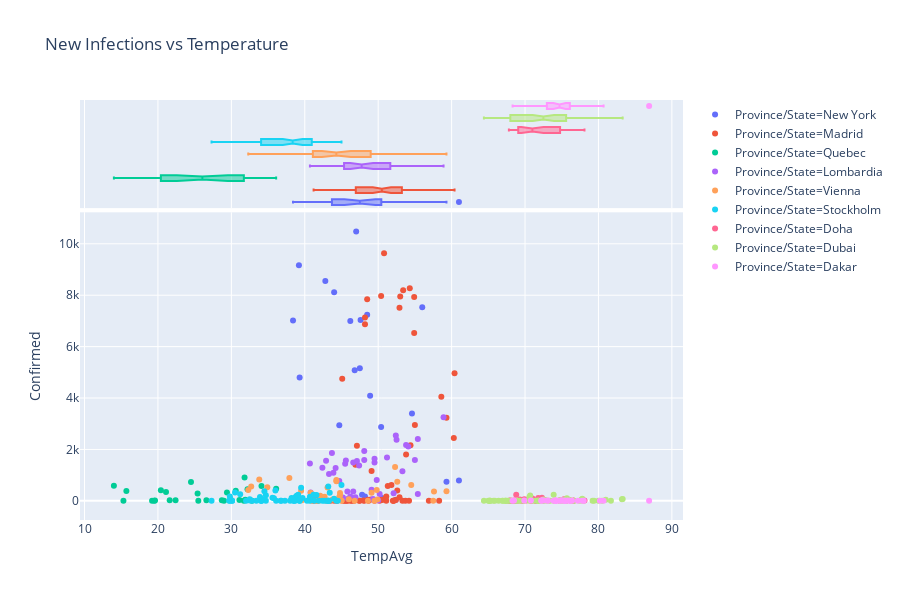

Notebook code for this chart:
### Markdown cell above
Now it's time to begin to explore the relationship between the temperature and the number of new cases. Fig. _New Infections vs Temperature_ shows that the greatest number of infections occurs in cities with a mean temperature between $40$ and $60^o F$. This is the case of New York, Madrid, and Lombardia with a median temperature of $47.5^o F$, $50.5^o F$ and $47.75^o F$ respectively.     
Note that for temperatures over $65^o F$ the numbers of infections seems to be very low in comparison with the other regions with lowest temperatures. Also, as we advertise previously, Quebec is the province with the lowest temperature, and also seems to has a low number of new infections in comparison with the regions with temperatures between $40$ and $60^o F$, but more than those regions with high temperatures.
> Even when this is not concluded, we can hypothesize that if the temperature has an impact on the spread of the Coronavirus, then:
1. The spread is reduced significatively when the temperature is over $\approx 65^o F$.
2. It's more probable to have more infections when the temperature varies between $40$ and $60^o F$ approximately.
3. For temperatures under the $\approx 35^o F$, the spread seems to be less than when the temperature is between $40$ and $60^o F$ but greater than for regions with temperatures over $65^o F$. In resume, the cold seems to be a factor that impacts the spread of the virus but less than hight temperatures.

### Code cell
# Scatterplot between the Average Temperature and the number of Cases by Province/State
px.scatter(covid_weather, x="TempAvg", y="Confirmed", color="Province/State",
                 marginal_y=None, marginal_x="box", trendline="o",
          title='New Infections vs Temperature')

### Figure 1 — Plotly figure (JSON) as saved in the notebook; plotly's stock layout.template omitted (floating-point values rounded to 4 significant figures)
{"data": [{"hoverlabel": {"namelength": 0}, "hovertemplate": "Province/State=New York<br>TempAvg=%{x}<br>Confirmed=%{y}", "legendgroup": "Province/State=New York", "marker": {"color": "#636efa", "symbol": "circle"}, "mode": "markers", "name": "Province/State=New York", "showlegend": true, "type": "scatter", "x": [48.2, 52.4, 50.5, 44.8, 41.6, 41, 47.8, 59.3, 61, 50.4, 44.7, 54.6, 48.9, 46.8, 39.3, 47.5, 47.6, 46.2, 56, 48.5, 38.4, 39.2, 44, 42.8, 47], "xaxis": "x", "y": [173, 47, 108, 93, 104, 207, 235, 739, 789, 2870, 2945, 3400, 4090, 5084, 4797, 5160, 7036, 6999, 7534, 7238, 7015, 9170, 8115, 8558, 10481], "yaxis": "y"}, {"alignmentgroup": "True", "hoverlabel": {"namelength": 0}, "hovertemplate": "Province/State=New York<br>TempAvg=%{x}", "legendgroup": "Province/State=New York", "marker": {"color": "#636efa", "symbol": "circle"}, "name": "Province/State=New York", "notched": true, "offsetgroup": "Province/State=New York", "showlegend": false, "type": "box", "x": [48.2, 52.4, 50.5, 44.8, 41.6, 41, 47.8, 59.3, 61, 50.4, 44.7, 54.6, 48.9, 46.8, 39.3, 47.5, 47.6, 46.2, 56, 48.5, 38.4, 39.2, 44, 42.8, 47], "xaxis": "x2", "yaxis": "y2"}, {"hoverlabel": {"namelength": 0}, "hovertemplate": "Province/State=New York", "legendgroup": "Province/State=New York", "marker": {"color": "#636efa", "symbol": "circle"}, "mode": "lines", "name": "Province/State=New York", "showlegend": false, "type": "scatter", "xaxis": "x", "yaxis": "y"}, {"hoverlabel": {"namelength": 0}, "hovertemplate": "Province/State=Madrid<br>TempAvg=%{x}<br>Confirmed=%{y}", "legendgroup": "Province/State=Madrid", "marker": {"color": "#EF553B", "symbol": "circle"}, "mode": "markers", "name": "Province/State=Madrid", "showlegend": true, "type": "scatter", "x": [45.2, 45.4, 43.5, 41.7, 52.1, 53.7, 51.1, 54.2, 56.9, 53.3, 52, 50.2, 45.9, 41.2, 44.4, 44, 46.7, 48.1, 46.4, 49.5, 52.1, 47.5, 45.7, 48.7, 47.4, 46.3, 45.6, 44.4, 48, 48.6, 50.5, 50.5, 49, 52.4, 52.9, 51, 51.1, 52.6, 51.8, 51.3, 58.3, 55, 49.1, 46.9, 47.1, 53.8, 54.4, 58.6, 60.3, 60.4, 59.3, 54.9, 45.1, 50.8, 54.3, 54.9, 52.9, 48.2, 48.5, 50.4, 53.4, 53, 48.2], "xaxis": "x", "y": [1, 0, 0, 0, 0, 0, 0, 0, 1, 0, 0, 0, 0, 0, 0, 0, 0, 0, 0, 0, 0, 0, 0, 0, 4, 7, 2, 17, 13, 39, 36, 45, 57, 37, 141, 100, 173, 400, 622, 582, 0, 2955, 1159, 1407, 2144, 1806, 2162, 4053, 2447, 4964, 3229, 6533, 4749, 9630, 8271, 7933, 7516, 6875, 7846, 7967, 8195, 7947, 7134], "yaxis": "y"}, {"alignmentgroup": "True", "hoverlabel": {"namelength": 0}, "hovertemplate": "Province/State=Madrid<br>TempAvg=%{x}", "legendgroup": "Province/State=Madrid", "marker": {"color": "#EF553B", "symbol": "circle"}, "name": "Province/State=Madrid", "notched": true, "offsetgroup": "Province/State=Madrid", "showlegend": false, "type": "box", "x": [45.2, 45.4, 43.5, 41.7, 52.1, 53.7, 51.1, 54.2, 56.9, 53.3, 52, 50.2, 45.9, 41.2, 44.4, 44, 46.7, 48.1, 46.4, 49.5, 52.1, 47.5, 45.7, 48.7, 47.4, 46.3, 45.6, 44.4, 48, 48.6, 50.5, 50.5, 49, 52.4, 52.9, 51, 51.1, 52.6, 51.8, 51.3, 58.3, 55, 49.1, 46.9, 47.1, 53.8, 54.4, 58.6, 60.3, 60.4, 59.3, 54.9, 45.1, 50.8, 54.3, 54.9, 52.9, 48.2, 48.5, 50.4, 53.4, 53, 48.2], "xaxis": "x2", "yaxis": "y2"}, {"hoverlabel": {"namelength": 0}, "hovertemplate": "Province/State=Madrid", "legendgroup": "Province/State=Madrid", "marker": {"color": "#EF553B", "symbol": "circle"}, "mode": "lines", "name": "Province/State=Madrid", "showlegend": false, "type": "scatter", "xaxis": "x", "yaxis": "y"}, {"hoverlabel": {"namelength": 0}, "hovertemplate": "Province/State=Quebec<br>TempAvg=%{x}<br>Confirmed=%{y}", "legendgroup": "Province/State=Quebec", "marker": {"color": "#00cc96", "symbol": "circle"}, "mode": "markers", "name": "Province/State=Quebec", "showlegend": true, "type": "scatter", "x": [15.3, 19.2, 31.7, 32.8, 29, 25.5, 19.5, 28.7, 22.4, 26.6, 21.6, 19.6, 31.9, 31.1, 20.4, 15.7, 29.4, 25.4, 30.6, 36.1, 21.1, 14, 24.5, 32.2, 31.8, 34.1], "xaxis": "x", "y": [3, 1, 4, 1, 8, 0, 7, 26, 24, 20, 27, 18, 42, 38, 409, 385, 329, 290, 392, 474, 342, 590, 732, 449, 907, 583], "yaxis": "y"}, {"alignmentgroup": "True", "hoverlabel": {"namelength": 0}, "hovertemplate": "Province/State=Quebec<br>TempAvg=%{x}", "legendgroup": "Province/State=Quebec", "marker": {"color": "#00cc96", "symbol": "circle"}, "name": "Province/State=Quebec", "notched": true, "offsetgroup": "Province/State=Quebec", "showlegend": false, "type": "box", "x": [15.3, 19.2, 31.7, 32.8, 29, 25.5, 19.5, 28.7, 22.4, 26.6, 21.6, 19.6, 31.9, 31.1, 20.4, 15.7, 29.4, 25.4, 30.6, 36.1, 21.1, 14, 24.5, 32.2, 31.8, 34.1], "xaxis": "x2", "yaxis": "y2"}, {"hoverlabel": {"namelength": 0}, "hovertemplate": "Province/State=Quebec", "legendgroup": "Province/State=Quebec", "marker": {"color": "#00cc96", "symbol": "circle"}, "mode": "lines", "name": "Province/State=Quebec", "showlegend": false, "type": "scatter", "xaxis": "x", "yaxis": "y"}, {"hoverlabel": {"namelength": 0}, "hovertemplate": "Province/State=Lombardia<br>TempAvg=%{x}<br>Confirmed=%{y}", "legendgroup": "Province/State=Lombardia", "marker": {"color": "#ab63fa", "symbol": "circle"}, "mode": "markers", "name": "Province/State=Lombardia", "showlegend": true, "type": "scatter", "x": [46.2, 49.3, 50, 46.9, 45.2, 45.9, 46.6, 50.2, 55.4, 52.1, 49.1, 45.8, 49.8, 44.7, 44.2, 40.8, 46.6, 45.5, 43.9, 43.7, 48.1, 47.4, 45.6, 49.5, 53.8, 52.5, 58.9, 51.2, 47.1, 48.1, 49.5, 52.4, 55.4, 54.1, 55, 53.3, 43.3, 42.9, 42.4, 40.7], "xaxis": "x", "y": [172, 68, 18, 145, 128, 84, 369, 270, 266, 300, 431, 361, 808, 769, 1280, 322, 1489, 1445, 1095, 1865, 1587, 1377, 1571, 1493, 2171, 2380, 3251, 1691, 1555, 1942, 1643, 2543, 2409, 2117, 1592, 1154, 1047, 1565, 1292, 1455], "yaxis": "y"}, {"alignmentgroup": "True", "hoverlabel": {"namelength": 0}, "hovertemplate": "Province/State=Lombardia<br>TempAvg=%{x}", "legendgroup": "Province/State=Lombardia", "marker": {"color": "#ab63fa", "symbol": "circle"}, "name": "Province/State=Lombardia", "notched": true, "offsetgroup": "Province/State=Lombardia", "showlegend": false, "type": "box", "x": [46.2, 49.3, 50, 46.9, 45.2, 45.9, 46.6, 50.2, 55.4, 52.1, 49.1, 45.8, 49.8, 44.7, 44.2, 40.8, 46.6, 45.5, 43.9, 43.7, 48.1, 47.4, 45.6, 49.5, 53.8, 52.5, 58.9, 51.2, 47.1, 48.1, 49.5, 52.4, 55.4, 54.1, 55, 53.3, 43.3, 42.9, 42.4, 40.7], "xaxis": "x2", "yaxis": "y2"}, {"hoverlabel": {"namelength": 0}, "hovertemplate": "Province/State=Lombardia", "legendgroup": "Province/State=Lombardia", "marker": {"color": "#ab63fa", "symbol": "circle"}, "mode": "lines", "name": "Province/State=Lombardia", "showlegend": false, "type": "scatter", "xaxis": "x", "yaxis": "y"}, {"hoverlabel": {"namelength": 0}, "hovertemplate": "Province/State=Vienna<br>TempAvg=%{x}<br>Confirmed=%{y}", "legendgroup": "Province/State=Vienna", "marker": {"color": "#FFA15A", "symbol": "circle"}, "mode": "markers", "name": "Province/State=Vienna", "showlegend": true, "type": "scatter", "x": [45, 48.6, 41.6, 43, 40.9, 41.9, 57.5, 46.8, 49.5, 45, 41.4, 39.6, 41, 42.8, 49.9, 46, 43.8, 42.1, 44.7, 44.8, 42.7, 40.8, 49.1, 57.6, 59.3, 49.8, 44.3, 37.9, 44.3, 44.8, 52.3, 52.6, 54.5, 43.1, 33.8, 32.7, 34.9, 32.3, 39.5], "xaxis": "x", "y": [2, 0, 1, 0, 6, 5, 4, 3, 8, 12, 14, 24, 25, 27, 51, 64, 56, 202, 151, 205, 158, 314, 314, 367, 375, 426, 766, 894, 809, 305, 1321, 748, 614, 517, 830, 562, 531, 418, 395], "yaxis": "y"}, {"alignmentgroup": "True", "hoverlabel": {"namelength": 0}, "hovertemplate": "Province/State=Vienna<br>TempAvg=%{x}", "legendgroup": "Province/State=Vienna", "marker": {"color": "#FFA15A", "symbol": "circle"}, "name": "Province/State=Vienna", "notched": true, "offsetgroup": "Province/State=Vienna", "showlegend": false, "type": "box", "x": [45, 48.6, 41.6, 43, 40.9, 41.9, 57.5, 46.8, 49.5, 45, 41.4, 39.6, 41, 42.8, 49.9, 46, 43.8, 42.1, 44.7, 44.8, 42.7, 40.8, 49.1, 57.6, 59.3, 49.8, 44.3, 37.9, 44.3, 44.8, 52.3, 52.6, 54.5, 43.1, 33.8, 32.7, 34.9, 32.3, 39.5], "xaxis": "x2", "yaxis": "y2"}, {"hoverlabel": {"namelength": 0}, "hovertemplate": "Province/State=Vienna", "legendgroup": "Province/State=Vienna", "marker": {"color": "#FFA15A", "symbol": "circle"}, "mode": "lines", "name": "Province/State=Vienna", "showlegend": false, "type": "scatter", "xaxis": "x", "yaxis": "y"}, {"hoverlabel": {"namelength": 0}, "hovertemplate": "Province/State=Stockholm<br>TempAvg=%{x}<br>Confirmed=%{y}", "legendgroup": "Province/State=Stockholm", "marker": {"color": "#19d3f3", "symbol": "circle"}, "mode": "markers", "name": "Province/State=Stockholm", "showlegend": true, "type": "scatter", "x": [34, 41.9, 36.1, 43.3, 40.7, 38.5, 38, 34.7, 36.7, 42.4, 39.3, 30.1, 27.3, 32.8, 32, 30.1, 36.8, 40.3, 43, 38.7, 37.3, 33.4, 29.8, 38.5, 44.5, 43.2, 44.3, 39.3, 34.1, 42.7, 43.2, 41.3, 34.1, 32.5, 32.5, 29.7, 29.9, 34.2, 39, 39.7, 38.7, 35.8, 34.7, 33.9, 34.2, 39.3, 44, 40.7, 40.7, 38.9, 35.6, 29.8, 38.2, 39.1, 41.2, 43.4, 41.6, 34.5, 31.2, 30.5, 36, 39.5, 45, 43.2], "xaxis": "x", "y": [1, 0, 0, 0, 0, 0, 0, 0, 0, 0, 0, 0, 0, 0, 0, 0, 0, 0, 0, 0, 0, 0, 0, 0, 0, 0, 1, 5, 0, 5, 2, 1, 6, 14, 59, 7, 60, 42, 45, 107, 145, 99, 215, 147, 61, 81, 87, 89, 160, 200, 124, 168, 115, 240, 240, 314, 229, 378, 253, 328, 407, 512, 621, 563], "yaxis": "y"}, {"alignmentgroup": "True", "hoverlabel": {"namelength": 0}, "hovertemplate": "Province/State=Stockholm<br>TempAvg=%{x}", "legendgroup": "Province/State=Stockholm", "marker": {"color": "#19d3f3", "symbol": "circle"}, "name": "Province/State=Stockholm", "notched": true, "offsetgroup": "Province/State=Stockholm", "showlegend": false, "type": "box", "x": [34, 41.9, 36.1, 43.3, 40.7, 38.5, 38, 34.7, 36.7, 42.4, 39.3, 30.1, 27.3, 32.8, 32, 30.1, 36.8, 40.3, 43, 38.7, 37.3, 33.4, 29.8, 38.5, 44.5, 43.2, 44.3, 39.3, 34.1, 42.7, 43.2, 41.3, 34.1, 32.5, 32.5, 29.7, 29.9, 34.2, 39, 39.7, 38.7, 35.8, 34.7, 33.9, 34.2, 39.3, 44, 40.7, 40.7, 38.9, 35.6, 29.8, 38.2, 39.1, 41.2, 43.4, 41.6, 34.5, 31.2, 30.5, 36, 39.5, 45, 43.2], "xaxis": "x2", "yaxis": "y2"}, {"hoverlabel": {"namelength": 0}, "hovertemplate": "Province/State=Stockholm", "legendgroup": "Province/State=Stockholm", "marker": {"color": "#19d3f3", "symbol": "circle"}, "mode": "lines", "name": "Province/State=Stockholm", "showlegend": false, "type": "scatter", "xaxis": "x", "yaxis": "y"}, {"hoverlabel": {"namelength": 0}, "hovertemplate": "Province/State=Doha<br>TempAvg=%{x}<br>Confirmed=%{y}", "legendgroup": "Province/State=Doha", "marker": {"color": "#FF6692", "symbol": "circle"}, "mode": "markers", "name": "Province/State=Doha", "showlegend": true, "type": "scatter", "x": [69.5, 68.2, 70.8, 74.1, 75.6, 71.8, 67.8, 68.6, 67.9, 69, 69.8, 68.8, 68.4, 69.3, 68.6, 69.9, 72.6, 71.5, 68, 71.4, 70.2, 70.9, 74.8, 76.6, 76.1, 74.7, 76.6, 78.1, 75.6, 75.5, 75.3, 71, 70.9, 71.8, 72.3], "xaxis": "x", "y": [1, 2, 0, 4, 1, 0, 0, 0, 7, 3, 6, 238, 0, 58, 17, 64, 38, 0, 13, 8, 10, 11, 13, 7, 25, 11, 12, 13, 28, 44, 59, 88, 54, 114, 126], "yaxis": "y"}, {"alignmentgroup": "True", "hoverlabel": {"namelength": 0}, "hovertemplate": "Province/State=Doha<br>TempAvg=%{x}", "legendgroup": "Province/State=Doha", "marker": {"color": "#FF6692", "symbol": "circle"}, "name": "Province/State=Doha", "notched": true, "offsetgroup": "Province/State=Doha", "showlegend": false, "type": "box", "x": [69.5, 68.2, 70.8, 74.1, 75.6, 71.8, 67.8, 68.6, 67.9, 69, 69.8, 68.8, 68.4, 69.3, 68.6, 69.9, 72.6, 71.5, 68, 71.4, 70.2, 70.9, 74.8, 76.6, 76.1, 74.7, 76.6, 78.1, 75.6, 75.5, 75.3, 71, 70.9, 71.8, 72.3], "xaxis": "x2", "yaxis": "y2"}, {"hoverlabel": {"namelength": 0}, "hovertemplate": "Province/State=Doha", "legendgroup": "Province/State=Doha", "marker": {"color": "#FF6692", "symbol": "circle"}, "mode": "lines", "name": "Province/State=Doha", "showlegend": false, "type": "scatter", "xaxis": "x", "yaxis": "y"}, {"hoverlabel": {"namelength": 0}, "hovertemplate": "Province/State=Dubai<br>TempAvg=%{x}<br>Confirmed=%{y}", "legendgroup": "Province/State=Dubai", "marker": {"color": "#B6E880", "symbol": "circle"}, "mode": "markers", "name": "Province/State=Dubai", "showlegend": true, "type": "scatter", "x": [68.7, 69.8, 73.2, 69, 67.4, 65.2, 65.2, 65, 67.3, 67.3, 65.3, 67, 67.7, 66.9, 67.5, 65.9, 68, 69.3, 72.4, 75, 74.8, 71.8, 65.1, 64.4, 65.7, 66.4, 71.9, 75.3, 73.9, 75.6, 77.4, 75.3, 76.7, 77.8, 80, 81.7, 79.2, 71.1, 70.5, 72.5, 72.5, 75.3, 71.7, 70.6, 71.6, 73.4, 75.4, 76.3, 73, 74.8, 72.8, 71.9, 74.6, 79.4, 81, 77.7, 77.8, 80.5, 83.3, 83.2, 75.7, 76, 72.5, 70.6, 70.7, 73.9], "xaxis": "x", "y": [4, 0, 0, 0, 1, 0, 0, 0, 0, 0, 2, 0, 1, 0, 0, 0, 0, 0, 1, 0, 0, 0, 0, 0, 4, 0, 0, 0, 0, 0, 6, 2, 0, 0, 6, 0, 2, 0, 16, 0, 0, 29, 0, 11, 0, 0, 13, 0, 0, 15, 27, 0, 13, 0, 45, 50, 85, 0, 72, 63, 102, 41, 53, 150, 210, 240], "yaxis": "y"}, {"alignmentgroup": "True", "hoverlabel": {"namelength": 0}, "hovertemplate": "Province/State=Dubai<br>TempAvg=%{x}", "legendgroup": "Province/State=Dubai", "marker": {"color": "#B6E880", "symbol": "circle"}, "name": "Province/State=Dubai", "notched": true, "offsetgroup": "Province/State=Dubai", "showlegend": false, "type": "box", "x": [68.7, 69.8, 73.2, 69, 67.4, 65.2, 65.2, 65, 67.3, 67.3, 65.3, 67, 67.7, 66.9, 67.5, 65.9, 68, 69.3, 72.4, 75, 74.8, 71.8, 65.1, 64.4, 65.7, 66.4, 71.9, 75.3, 73.9, 75.6, 77.4, 75.3, 76.7, 77.8, 80, 81.7, 79.2, 71.1, 70.5, 72.5, 72.5, 75.3, 71.7, 70.6, 71.6, 73.4, 75.4, 76.3, 73, 74.8, 72.8, 71.9, 74.6, 79.4, 81, 77.7, 77.8, 80.5, 83.3, 83.2, 75.7, 76, 72.5, 70.6, 70.7, 73.9], "xaxis": "x2", "yaxis": "y2"}, {"hoverlabel": {"namelength": 0}, "hovertemplate": "Province/State=Dubai", "legendgroup": "Province/State=Dubai", "marker": {"color": "#B6E880", "symbol": "circle"}, "mode": "lines", "name": "Province/State=Dubai", "showlegend": false, "type": "scatter", "xaxis": "x", "yaxis": "y"}, {"hoverlabel": {"namelength": 0}, "hovertemplate": "Province/State=Dakar<br>TempAvg=%{x}<br>Confirmed=%{y}", "legendgroup": "Province/State=Dakar", "marker": {"color": "#FF97FF", "symbol": "circle"}, "mode": "markers", "name": "Province/State=Dakar", "showlegend": true, "type": "scatter", "x": [72.2, 74.2, 86.9, 80.7, 78, 75.4, 73.9, 74.3, 76.1, 80.2, 75.3, 74.7, 74.9, 75.8, 75.5, 75.5, 77.8, 76.1, 77.2, 76.4, 75, 74.2, 74.2, 72.3, 73.1, 72.6, 73.1, 74.1, 72.3, 70.8, 68.5, 68.3, 69.9], "xaxis": "x", "y": [1, 1, 2, 0, 0, 0, 0, 0, 0, 0, 0, 6, 0, 14, 0, 2, 5, 0, 7, 9, 20, 12, 7, 13, 6, 14, 11, 12, 20, 13, 15, 5, 12], "yaxis": "y"}, {"alignmentgroup": "True", "hoverlabel": {"namelength": 0}, "hovertemplate": "Province/State=Dakar<br>TempAvg=%{x}", "legendgroup": "Province/State=Dakar", "marker": {"color": "#FF97FF", "symbol": "circle"}, "name": "Province/State=Dakar", "notched": true, "offsetgroup": "Province/State=Dakar", "showlegend": false, "type": "box", "x": [72.2, 74.2, 86.9, 80.7, 78, 75.4, 73.9, 74.3, 76.1, 80.2, 75.3, 74.7, 74.9, 75.8, 75.5, 75.5, 77.8, 76.1, 77.2, 76.4, 75, 74.2, 74.2, 72.3, 73.1, 72.6, 73.1, 74.1, 72.3, 70.8, 68.5, 68.3, 69.9], "xaxis": "x2", "yaxis": "y2"}, {"hoverlabel": {"namelength": 0}, "hovertemplate": "Province/State=Dakar", "legendgroup": "Province/State=Dakar", "marker": {"color": "#FF97FF", "symbol": "circle"}, "mode": "lines", "name": "Province/State=Dakar", "showlegend": false, "type": "scatter", "xaxis": "x", "yaxis": "y"}], "layout": {"height": 600, "legend": {"tracegroupgap": 0}, "title": {"text": "New Infections vs Temperature"}, "xaxis": {"anchor": "y", "domain": [0, 1], "title": {"text": "TempAvg"}}, "xaxis2": {"anchor": "y2", "domain": [0, 1], "matches": "x", "showgrid": true, "showticklabels": false}, "yaxis": {"anchor": "x", "domain": [0, 0.7326], "title": {"text": "Confirmed"}}, "yaxis2": {"anchor": "x2", "domain": [0.7426, 1], "matches": "y2", "showgrid": false, "showline": false, "showticklabels": false, "ticks": ""}}}
